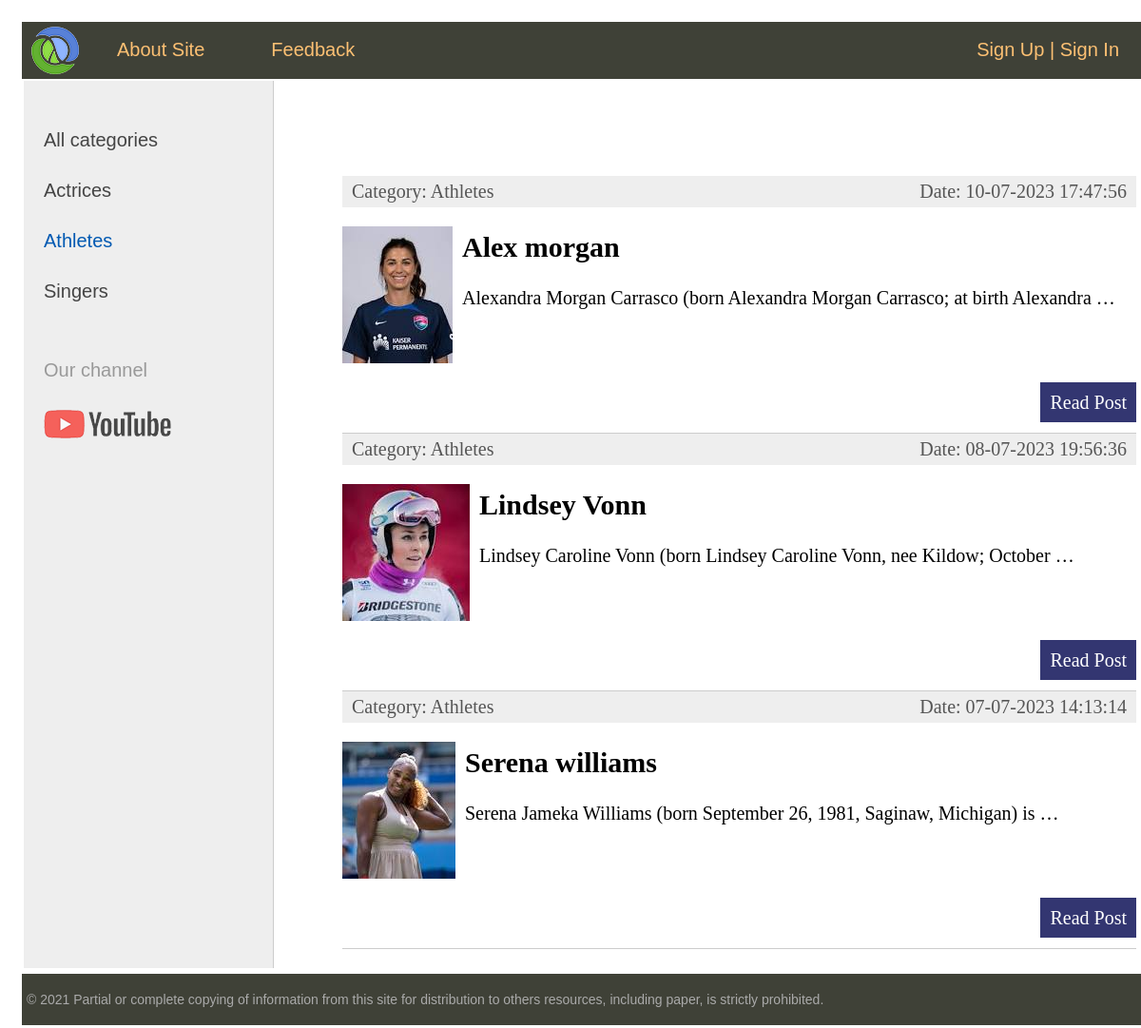
The page /category/athletes on the database its author committed.
### women/models.py (models this page shows, shortened)
class Category(models.Model):
    name = models.CharField(max_length=255, db_index=True)
    slug = models.SlugField(max_length=255, unique=True, db_index=True, verbose_name='URL')
    def __str__(self):
        return self.name
    def get_absolute_url(self):
        return reverse('show-women-by-category', kwargs={'category_slug': self.slug})

class Women(models.Model):
    title = models.CharField(max_length=255)
    slug = models.SlugField(max_length=255, unique=True, db_index=True, verbose_name='URL')
    content = models.TextField(blank=True)
    photo = models.ImageField(upload_to="photos/%Y/%m/%d/", null=True)
    time_create = models.DateTimeField(auto_now_add=True)
    time_update = models.DateTimeField(auto_now=True)
    is_published = models.BooleanField(default=True)
    category = models.ForeignKey('Category', on_delete=models.CASCADE)
    def get_absolute_url(self):
        return reverse('read-article', kwargs={'article_slug': self.slug})
    class Meta:
        ordering = ["title"]

### women/views.py (the view)
# urls.py: path('category/<slug:category_slug>', WomenCategory.as_view(), name="show-women-by-category"),
class WomenCategory(DataMixin, ListView):
    model = Women
    template_name = 'women/show_women_by_category.html'
    context_object_name = 'women'
    allow_empty = False
    def get_context_data(self, *, object_list=None, **kwargs):
        context = super().get_context_data(**kwargs)
        c = Category.objects.get(slug=self.kwargs['category_slug'])
        c_def = self.get_user_context(title="Category - " + str(c.name),
                                      category_selected=c.pk)
        return dict(list(context.items()) + list(c_def.items()))
    def get_queryset(self):
        return Women.objects.filter(category__slug=self.kwargs['category_slug'], is_published=True).select_related('category')

### women/utils.py (called while the page is built)
    def get_user_context(self, **kwargs):
        context = kwargs
        categories = cache.get('categories')
        if not categories:
            categories = Category.objects.annotate(Count('women'))
            cache.set('categories', categories, 60)
        user_menu = menu.copy()
        if not self.request.user.is_authenticated:
            user_menu.pop(1)
        context['menu'] = user_menu
        context['categories'] = categories
        if 'category_selected' not in context:
            context['category_selected'] = 0
        return context

### women/templates/women/show_women_by_category.html (shortened to what this page needs)
{% extends 'women/base.html' %}
{% block content%}
    {% if women %}
        <ul class="list-articles">
        {% for w in women %}
            <li>
                <div class="article-panel">
                    <p class="first">Category: {{w.category}}</p>
                    <p class="last">Date: {{w.time_update|date:"d-m-Y H:i:s"}}</p>
                </div>
                {% if w.photo %}
                    <p><img src="{{ w.photo.url }}" class="img-article-left thumb"></p>
                {% endif %}
                <h2>{{w.title}}</h2>
                <p>{{w.content|linebreaks|truncatewords:10}}</p>
                <p class="link-read-post"><a href="{{ w.get_absolute_url }}">Read Post</a></p>
            </li>
        {% endfor %}
    </ul>
    {% else%}
        <h1>No women in this category :( </h1>
    {% endif %}
{% endblock %}

### women/templates/women/base.html (shortened to what this page needs)
{% load static %}
{% load women_tags %}
<!DOCTYPE html>
<html lang="en">
<head>
    <link type="text/css" href="{% static 'women/css/style.css' %}" rel="stylesheet">
</head>
<body>
<table class="table-page">
    <tr>
        <td>
            {% block mainmenu %}
                <div class="header">
                    <ul id="mainmenu" class="mainmenu">
                        <li class="logo">
                            <a href="{% url 'home' %}">
                                <div class="logo"></div>
                            </a>
                        </li>
                        {% for m in menu %}
                                <li><a href="{% url m.url_name %}">{{m.title}}</a></li>
                        {% endfor %}
                        {% if request.user.is_authenticated %}
                            <li class="last">{{user.username}} | <a href="{% url 'logout'%}">Log Out</a></li>
                        {% else %}
                            <li class="last"><a href="{% url 'sign-up' %}">Sign Up</a> | <a href="{% url 'sign-in'%}">Sign In</a></li>
                        {%endif%}
                    </ul>
                </div>
            {% endblock mainmenu %}
            <table class="table-content">
                <tr>
                    <td valign="top" class="left-chapters">
                        <ul id="leftchapters">
                            {% if category_selected != 0 %}
                                <li class="selected"><a href="{% url 'home' %}">All categories</a></li>
                            {% else %}
                                <li class="selected">All categories</li>
                            {% endif %}
                            {% for cat in categories %}
                                {% if cat.women__count > 0 %}
                                    {% if category_selected != cat.pk %}
                                        <li><a href="{{ cat.get_absolute_url }}">{{ cat.name }}</a></li>
                                    {% else %}
                                        <li class="selected">{{ cat.name }}</li>
                                    {% endif %}
                                {% endif %}
                            {% endfor %}
                            <li class="share">
                                <p>Our channel</p>
                                <a class="share-yt"
                                   href="https://www.youtube.com/channel/UClJzWfGWuGJL2t-3dYKcHTA/playlists"
                                   target="_blank" rel="nofollow"></a>
                            </li>
                        </ul>
                    </td>
                    <td valign="top" class="content">
                        <div class="content-text">
                            {% block content %}
                            {% endblock %}
                        </div>
                    </td>
                </tr>
            </table>
        </td>
    </tr>
    <tr>
        <td valign=top>
            <div id="footer">
                <p>&copy; 2021 Partial or complete copying of information from this site for distribution to others
                    resources, including paper, is strictly prohibited.</p>
            </div>
        </td>
    </tr>
</table>
</body>
</html>

### women/static/women/css/style.css (style rules this page uses)
html, body { font-family: 'Arial', sans-serif; margin: 10px; padding: 0; height: 100%; width: 100%; color: #444; }
a { color: #0059b2; text-decoration: none; }
img { max-width: 600px; height: auto; }
img.img-article-left { max-width: 300px; height: auto; float: left; padding: 0 10px 10px 0; }
img.img-article-left.thumb { max-width: 150px; height: auto; }
p.link-read-post { text-align: right; }
p.link-read-post a { padding: 10px; min-width: 100px; background: #333671; color: #fff; text-decoration: none; }
div.article-panel { background: #eee; padding: 5px 10px 5px 10px; box-sizing: border-box; overflow: hidden; color: #555; }
div.article-panel p.first { margin: 0; float: left; }
div.article-panel p.last { margin: 0; float: right; }
ul.list-articles { list-style: none; margin: 0; padding: 0; }
ul.list-articles li { border-bottom: 1px solid #ccc; }
.table-page { width: 100%; height: 100%; vertical-align: top; }
.table-page tr { height: 100%; }
.header { background: #3F4137; height: 60px; }
.logo { background: url('../images/logo.png') no-repeat 10px 5px; width: 70px; height: 60px; }
ul.mainmenu { list-style: none; margin: 0; padding: 0; height: 60px; color: #fdc073; font-size: 20px; overflow: hidden; }
ul.mainmenu li { float: left; margin: 18px 40px 0 30px; }
ul.mainmenu li.logo { margin: 0; }
ul.mainmenu li.last { float: right; }
ul.mainmenu li a { color: #fdc073; text-decoration: none; }
.table-content { width: 100%; min-height: 100%; height: 100%; }
.left-chapters { margin: 0; background: #eee; border-right: 1px solid #ccc; min-height: 100%; }
.left-chapters ul { width: 230px; min-height: 100%; margin: 0; padding: 20px 10px 10px 20px; list-style: none; font-size: 20px; }
.left-chapters ul li { margin: 30px 0 0 0; color: #999; }
.left-chapters ul li.selected { color: #0059b2; }
.left-chapters ul li a { color: #444; text-decoration: none; }
.left-chapters ul li.share { margin: 60px 0 0 0; }
.left-chapters ul li.share p { margin: 30px 0 30px 0; }
.left-chapters ul li.share a { display: inline-block; width: 40px; height: 40px; margin: 0 20px 0 0; }
.left-chapters ul li.share a.share-yt { width: 100%; height: 30px; background: url('../images/share_yt.png') no-repeat 0 0 }
.content { padding: 40px 20px 20px 40px; width: 100%; box-sizing: border-box; }
.content-text { margin: 60px 0 0 30px; color: #000; font-size: 20px; font-family: Yandex Sans Display Light; }
#footer { box-sizing: border-box; background: #3F4137; padding: 5px; color: #aaa; font-size: 14px; font-family: Verdana, Geneva, Arial, Helvetica; text-align: left; overflow: hidden; }

### rows shown on the page
Category: name "Actrices"
Category: name "Athletes"
Category: name "Singers"
Women: category "Athletes", time_update "10-07-2023 17:47:56", photo (picture), title "Alex morgan", content "Alexandra Morgan Carrasco (born Alexandra Morgan Carrasco; at birth Alexandra …"
Women: category "Athletes", time_update "08-07-2023 19:56:36", photo (picture), title "Lindsey Vonn", content "Lindsey Caroline Vonn (born Lindsey Caroline Vonn, nee Kildow; October …"
Women: category "Athletes", time_update "07-07-2023 14:13:14", photo (picture), title "Serena williams", content "Serena Jameka Williams (born September 26, 1981, Saginaw, Michigan) is …"

### other values the page prints
{{ m.title }} "About Site" "Feedback"
